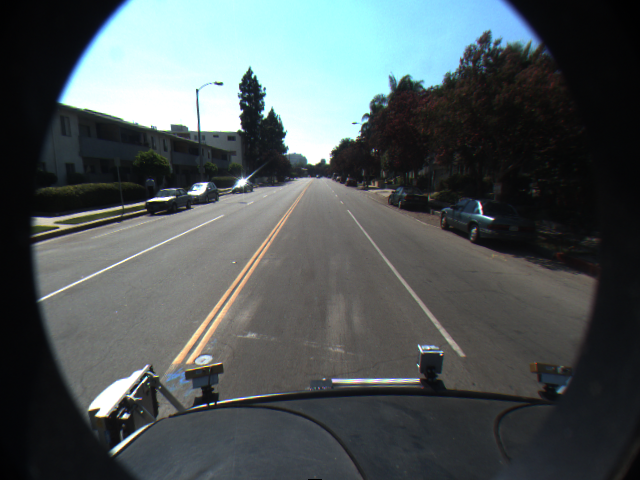
#> input picture dataset/f00002.png, 640 x 480 px
$ python main.py
#> lines starting #> are read from the running program, lines starting #| are printed output that depends on the picture; after the words box and inside, x2 and y2 are one past the last pixel; in counts of white or black regions, pixels touching at a corner belong together
### image_manipulation.py
import cv2
import numpy as np
import matplotlib
matplotlib.use('TkAgg')
import matplotlib.pyplot as plt


# [6 lines left out: function imgDisplay, not called in this run]


def imgColorMask(img, color_boundary):
    """Return the given image masked to in a specific HSL color boundary"""

    # Convert to HSL color space ands separate components
    img_hsl = cv2.cvtColor(img, cv2.COLOR_RGB2HLS)

    # Correct the format of the color boundary
    lower_bound = np.array(color_boundary[0], dtype='uint8')
    upper_bound = np.array(color_boundary[1], dtype='uint8')

    # Create the color mask
    mask = cv2.inRange(img_hsl, lower_bound, upper_bound)

    return mask


# [43 lines left out: functions plotHistogram, intensityDist, not called in this run]

### main.py

# Third-party libraries
import cv2
import numpy as np
import matplotlib
matplotlib.use('TkAgg')
import matplotlib.pyplot as plt

# Local modules
from image_manipulation import imgDisplay, imgColorMask, plotHistogram


def main():

    # Folder with the input image set
    filepath = 'dataset/f00002.png'

    # Load the image
    img = cv2.imread(filepath, cv2.IMREAD_COLOR)
#> img is the input picture: shape (480, 640, 3); mean B, G, R 88.4, 87.3, 79
    if img is None:
        print('Image couldn\'t be loaded.')

    # Define the color boundaries for the lane lines
    hsl_boundaries = [
        ([0, 0, 70], [180, 255, 255]),      # Yellow lines boundary
        ([0, 110, 10], [180, 255, 255])]    # White lines boundary

    # Apply a Gaussian blur filter to remove noise
    kernel_size = (3, 3)
    kernel = np.ones(kernel_size, np.uint8)
    img = cv2.GaussianBlur(img, kernel_size, 0)

    # Obtain the color masks for the lines segmentation
    yellow_mask = imgColorMask(img, hsl_boundaries[0])
#> in imgColorMask, `img_hsl = cv2.cvtColor(img, cv2.COLOR_RGB2HLS)`: img_hsl: shape (480, 640, 3); mean of channels 0, 1, 2 49.7, 84, 56.4
#> in imgColorMask, `mask = cv2.inRange(img_hsl, lower_bound, upper_bound)`:
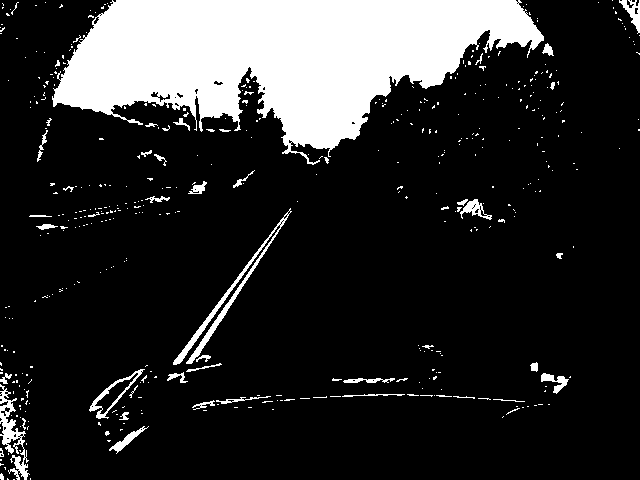
#> mask: shape (480, 640); 17.1% white; 459 white regions (409 under 20 px), largest, box (x1, y1, x2, y2) and area: (52, 0, 544, 165) 45197, (173, 208, 292, 365) 1419, (0, 384, 30, 480) 959
    white_mask = imgColorMask(img, hsl_boundaries[1])
#> call 2 of imgColorMask, with color_boundary = ([0, 110, 10], [180, 255, 255])
#> in imgColorMask (call 2), `mask = cv2.inRange(img_hsl, lower_bound, upper_bound)`:
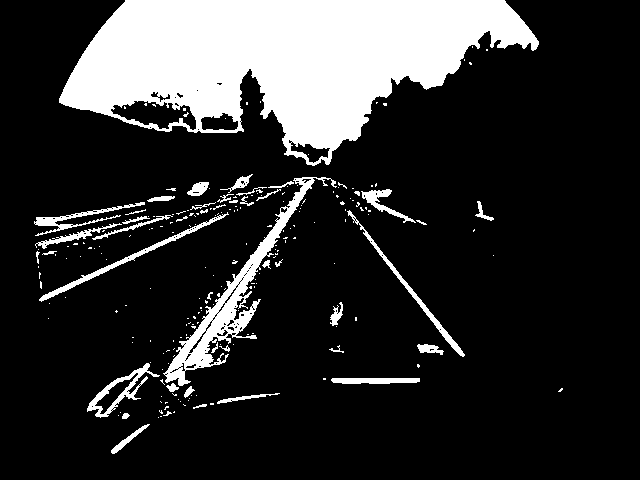
#> mask: shape (480, 640); 18.6% white; 224 white regions (180 under 20 px), largest, box (x1, y1, x2, y2) and area: (59, 0, 539, 166) 44955, (163, 177, 337, 386) 4581, (39, 212, 229, 302) 942

    # Apply an opening to the obtained masks
    white_mask = cv2.morphologyEx(white_mask, cv2.MORPH_OPEN, kernel)
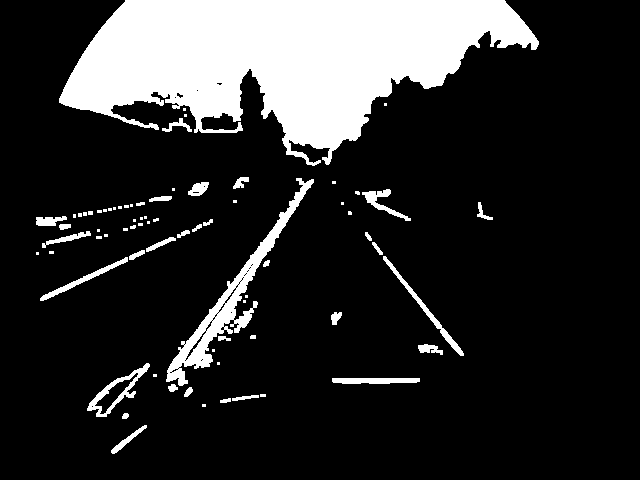
#> white_mask: shape (480, 640); 17.7% white; 74 white regions (38 under 20 px), largest, box (x1, y1, x2, y2) and area: (59, 0, 539, 166) 44685, (166, 178, 314, 386) 3916, (87, 363, 150, 417) 720
    yellow_mask = cv2.morphologyEx(yellow_mask, cv2.MORPH_OPEN, kernel)
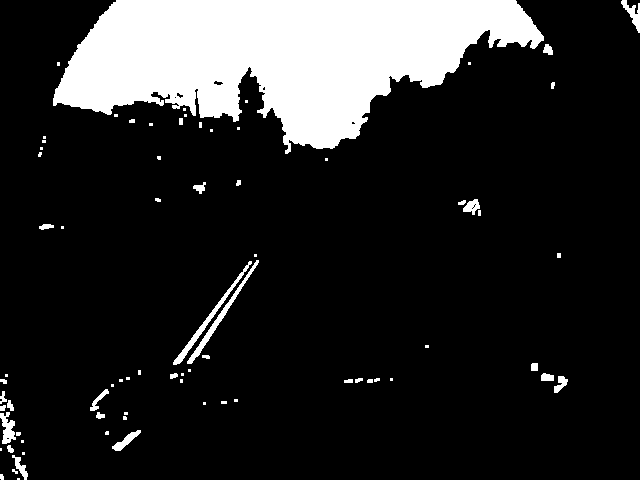
#> yellow_mask: shape (480, 640); 15.8% white; 76 white regions (42 under 20 px), largest, box (x1, y1, x2, y2) and area: (53, 0, 544, 154) 44635, (173, 261, 252, 365) 578, (187, 260, 259, 364) 575

    # [7 lines of commented-out code are left out]


if __name__ == '__main__':
    main()
